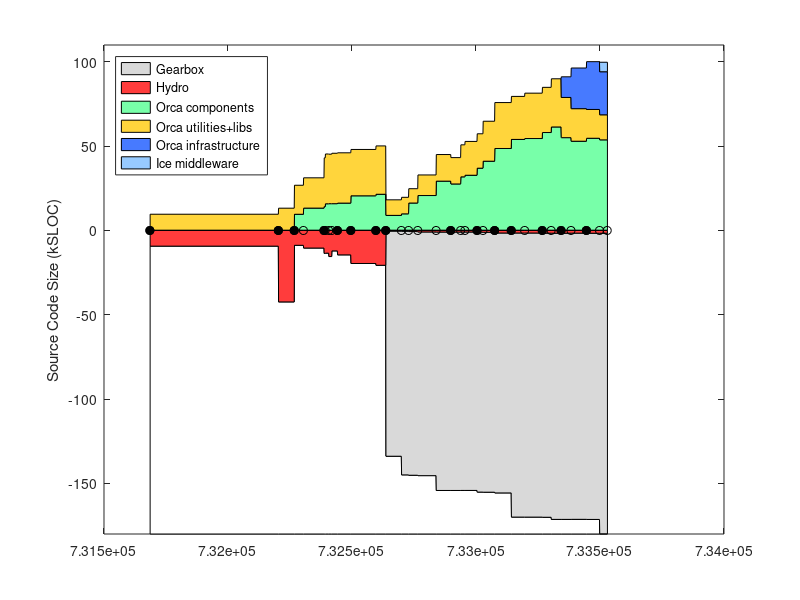

Write MATLAB code to recreate this figure. (Note: this script raises an error after producing the figure.)
% keep track of orca project size using sloccount
clear all

%%%%%%%%%% DATA %%%%%%%%%%%%%%%%%%%%

% include/* except: include/{Freeze IceSSL IcePatch2}
% src/{Ice Slice IceGrid icecpp IceStorm slice2cpp IceUtil IceBox IceXML}
%  Sice212 = [
%  (7842-1000) + (22093+18419+11499+10568+4392+4200+4252+567+316)
%  ];
%  Sice301 = [
%  (8164-1000) + (23018+19384+19169+10596+4479+4343+4308+622+319)
%  ];
% same as above, but now also add Java:
% src/{IceInternal Ice IceUtil IceBox}
%  Sice310 = [
%  (8810-1200) + (24275+20494+22689+10587+4569+4877+4770+667+319) + (13190+6915+1262+493)
%  ];
%  Sice311 = [
%  (8950-1275) + (24511+20505+22898+10590+4600+4884+4782+683+323) + (13266+6929+1262+504)
%  ];

% it's much easier to count the whole of Ice (we use most of it anyway)
% sloccount include/ src/
% (this does not account for .ice files in [ice]/slice/* but it's a small fraction of total)
Sice212 = 133523;
Sice301 = 144513;
Sice310 = 153243;
Sice311 = 154145;
Sice320 = 168475;
Sice321 = 169725;
Sice330 = 1.05*Sice321;

% indeces
iyy=1;
imm=2;
idd=3;
iver=4;
isub=5;
ibase=6;
icomp=7;
iutil=8;
iad=9;
icrp=10;

% the old way to count lines in *.ice files:
% rename them to *.cpp like this:
% $cd src/interfaces/slice/orca; for file in *; do mv $file `echo $file | sed s/.ice/.cpp/`; done
Sorca = [ ...
% YY    MM  DD  ?   SUB     BASE    COMP   UTILS   A&D  COMMON  VERSION
% 0.8.6: a single distro, divide in halves arbitrarily
2003     4  14  1   0       18930/2 18930/2  0      0   0    % 0.8.6 (last change in doc/ChangeLog
% BASE: orca-base
% COMP: sloccount orca-components/src/components
% UTIL: slocc orca-components/src/util
2004     9  13  1   0       42543   13047   0       0   0   % 0.11.0
2004    11  16  1   0       8963    17208   9441    0   0   % 0.12.0
2004    12  23  0   0       10596   17965   13094   0   0   % 0.12.1
2005     3  16  1   0       13767   28881   14005   0   0   % 0.13.0
2005     3  21  0   0       13620   29524   15665   0   0   % 0.13.1
2005     4   4  0   0       15630   29345   15727   0   0   % 0.13.2
2005     4  16  0   0       12283   29897   15724   0   0   % 0.13.3
2005     5   9  1   0       14639   29838   16056   0   0   % 0.14.0
2005     7   2  1   0       19751   27479   20395   0   0   % 0.15.0
2005    10  11  1   0       20818   28675   21303   0   0   % 1.0.0
% BASE: c_ount src/interfaces/slice/orca/*.ice
% COMP: sloccount src/components
% UTIL: sloccount src/utils
2005    11  20  1   Sice212 530    9226         8781        0    0   % 2.0.0-rc1
2006     1  22  0   Sice301 596    9801         9695        0    0   % 2.0.0-rc2
% UTIL-IN-COMP: sloccount components/log* 
% COMP: sloccount components MINUS UTIL-IN-COMP
% UTIL: sloccount utils PLUS UTIL-IN-COMP
2006     2  20  0   Sice301 813    9867-1372    14734+1372  0    0  % 2.0.0-rc3
% UTIL-IN-COMP: sloccount components/orcaview* components/log*
2006     3  29  0   Sice301 1052   14625-2421   18131+2421  0    0  % 2.0.0-rc4
2006     6  11  0   Sice310 1116   19999-4215   24867+4215  0    0  % 2.0.0-rc5  
2006     8   9  1   Sice310 1116   19979-4348   23066+4348  0    0  % 2.0.0
2006     9  18  0   Sice310 1094   19317-329    31304+329   0    0  % 2.0.1
2006    10   5  0   Sice310 1094   20384-329    32255+329   0    0  % 2.0.2
2006    11  23  1   Sice311 1178   21408-1001   35768+1001  0    0  % 2.1.0
% BASE: c_count src/interfaces/slice/orca/*.ice
% COMP: sloccount src/components
% UTIL: sloccount src/utils src/libs
2006    12  17  0   Sice311 1240    23701   40914  0     0 % 2.1.1
2007     2   2  1   Sice311 1671    27238   48446  0     0 % 2.2.0
2007     4  10  1   Sice320 1671    25512   53828  0     0 % 2.3.0
2007     6   3  0   Sice320 1682    26905   54359  0     0 % 2.4.0
2007     8  13  1   Sice320 1772    26795   57918  0     0 % 2.5.0
2007     9  18  0   Sice321 1787    28573   61216  0     0 % 2.6.0
% A&D: Hydro: sloccount src
% YY    MM  DD  ?   SUB     BASE    COMP    UTILS  A&D   COMMON VERSION
2007    10  28  1   Sice321 1787    23840   54879  12251  0     % 2.7.0
2007    12   7  0   Sice321 1750    19312   52762  24104  0     % 2.8.0
2008     2   7  1   Sice321 1811    17083   54520  28341  0     % 2.9.0
2008     3  31  0   Sice330 1811    14857   53578  29217-3683  5630  % 2.10.0
];
Vorca ={'0.8.6', '0.11.0', '0.12.0', '0.12.1', '0.13.0', '0.13.1', '0.13.2', '0.13.3', '0.14.0', '0.15.0', '1.0.0', ...
    '2.0.0-rc1', '2.0.0-rc2', '2.0.0-rc3', '2.0.0-rc4', '2.0.0-rc5', '2.0.0', '2.0.1', '2.0.2', '2.1.0', '2.1.1', ...
    '2.2.0', '2.3.0', '2.4.0', '2.5.0', '2.6.0', '2.7.0', '2.8.0', '2.9.0', '2.10.0' }';

% add a dummy release just for display
Sorca(end+1,:) = Sorca(end,:);
Sorca(end,imm) = Sorca(end,imm)+1;
Sorca(end,iver) = 0;
Vorca{end+1} = 'dummy';

% convert dates
Torca = datenum(Sorca(:,iyy),Sorca(:,imm),Sorca(:,idd));

% 2nd digit releases
i2 = (Sorca(:,iver)==1);
Torca2 = Torca(i2);
Vorca2 = Vorca(i2);

% for comparison, ASN
%  Sasn = 90433;

Sgenom = [
% YY    MM  DD  ? SUB   BASE    COMP    UTIL    VERSION
% SUB : cd pocolibs-2.3; sloccount include src
% BASE: cd genom-2.0; sloccount include src
% COMP: 0
% UTIL: 0 
2007    8   31  1  9786    11368   0   0       % 2.0
];

Splayer = [ 
% YY    MM  DD  ?   SUB     BASE                COMP       UTIL  VERSION
% BASE: (server-drivers)+client_libs
% COMP: drivers + utils
2002    12 04   1  0    (17331-12037)+9188      12037+2685 0    % 1.3.1
2003    7  15   1  0    (30452-24334)+12458     24334+3064 0    % 1.4-rc1
2003    12 07   1  0    (37378-30947)+13110     30947+9633 0    % 1.4-rc2
2004    5  31   1  0    (49225-42643)+13664     42643+3550 0    % 1.5
2004    11 12   1  0    (50758-43190)+13545     43190+4479 0    % 1.6
2005    1  31   0  0    (52069-44517)+13576     44517+4662 0    % 1.6.2
2005    7  28   0  0    (53348-45686)+14300     45686+5188 0    % 1.6.5
% BASE: (libplayercore-./bindings) + client_libs + (libplayertcp-./bindings)
% note: libplayerxdr is autogenerated
% COMP: server + utils
2005    10 25   0  0    (4866-0)+7560+(1391-0)  46474+5725  0   % 2.0pre7
% SUB : 0
% BASE: sloccount libplayercore client_libs libplayertcp 
%           MINUS sloccount libplayercore/bindings/ libplayertcp/bindings
% note: libplayerxdr is autogenerated
% COMP: sloccount server 
% UTIL: sloccount utils PLUS stage/src
2006    2  28   1  0    63992-47749-1291        54704       0     % 2.0.0
2006    3  25   1  0    65606-48912-1291        53033       0     % 2.0.1
2006    6   9   1  0    69083-51546-1319        61421       0     % 2.0.2
2006    9  26   1  0    69388-51546-1319        64088       13606       % 2.0.3
2007    5   2   1  0    69602-51686-1359        58396       9589+13606  % 2.0.4
2007   12  13   1  0    34980-2039              74385       11417+15464 % 2.1.0rc1
];
Tplayer = datenum(Splayer(:,1),Splayer(:,2),Splayer(:,3));

Saria = [
% YY    MM  DD  ? SUB   BASE    COMP    UTIL    VERSION
% SUB : 0
% BASE: sloccount ArNetworking/include/ ArNetworking/src/
% COMP: sloccount include src
% UTIL: 0 
2007    2   20  1  0    15854   45965   0       % 2.5.1
];

Scarmen = [
% YY    MM  DD  ?   SUB     BASE    COMP                    UTIL   VERSION
% SUB : cd src; sloccount ipc
% BASE: sloccount carmenpp global java python
% COMP: sloccount src MINUS all other
% UTIL: sloccount logger logtools mapeditor param_daemon robotgui simulator 
2007    8   15  1  24965    12032   107745-24965-12032-19629  19629   % 0.6.7
];

Sorocos = [
% YY    MM  DD  ?   SUB     BASE    COMP                        UTIL   VERSION
% SUB : cd ACE_wrappers; sloccount ace PLUS sloccount TAO/tao/
% BASE: ?
% LIBS: sloccount orocos-bfl-[VERSION]-src/src PLUS sloccount kdl-[VERSION]/kdl
% COMP: sloccount orocos-rtt-[VERSION]/src PLUS cd orocos-ocl-[VERSION]; sloccount hardware motion_control
% UTIL: cd orocos-ocl-[VERSION]; sloccount taskbrowser signals deployment reporting viewer ocl 
2007    8   15  1  160300+237011   0   (7767+12865)+(48971+20068)    5104   % ace-5.5, tao-1.5, rtt-1.2.1, bfl-0.6.1, kdl-0.4, ocl-0.4.1
];

Syarp = [
% YY    MM  DD  ?   SUB  BASE     COMP       UTIL   VERSION
% SUB : 0
% BASE: sloccount libYARP_OS libYARP_OS_compat
% COMP: sloccount yarpdev libYARP_dev libYARP_math libYARP_sig libYARP_sig_compat 
% UTIL: sloccount yarp-imageviewer modules
2007    7   26  1  0     21633   23528    1613   % 2.1.6
];

% YY    MM  DD  ?   SUB  BASE     COMP       UTIL
% SUB : 0
% BASE: 0
% COMP: sloccount . (matlab files will not be counted)
% UTIL: 0
Sopenslam = [
2007    8   16  1   0    0        23719      0
];

%%%%%%%%%% PLOTTING %%%%%%%%%%%%%%%%%%%%

Smax = 180;
d0 = [Torca Torca+1]'; d0=d0(:); d0(1)=[];
d1 = Smax-Sorca(:,isub)-Sorca(:,ibase); d1 = [d1 d1]'; d1=d1(:); d1(end)=[];
d2 = Sorca(:,isub); d2 = [d2 d2]'; d2=d2(:); d2(end)=[];
d3 = Sorca(:,ibase); d3 = [d3 d3]'; d3=d3(:); d3(end)=[];
d4 = Sorca(:,icomp); d4 = [d4 d4]'; d4=d4(:); d4(end)=[];
d5 = Sorca(:,iutil); d5 = [d5 d5]'; d5=d5(:); d5(end)=[];
d6 = Sorca(:,iad); d6 = [d6 d6]'; d6=d6(:); d6(end)=[];
d7 = Sorca(:,icrp); d7 = [d7 d7]'; d7=d7(:); d7(end)=[];

figure(1), clf
ha=area( d0, [d1 d2 d3 d5 d4 d6 d7]/1e3, -Smax ); hold on
plot( Torca, 0*Torca, 'k-o' )
h2=plot( Torca2, 0*Torca2, 'ko' );
set(h2,'markerfacecolor','k')
ylabel('Source Code Size (kSLOC)')

% colors
white = 1*[1 1 1];
gray = .85*[1 1 1];
red = min(255,[255 0 0]+60)/255;
orange = min(255,[255 153 0]+60)/255;
green = min(255,[60 255 109]+60)/255;
dblue = min(255,[51 102 255]+20)/255;
lblue = min(255,[51 102 255]+100)/255;

set(ha(1),'facecolor', white);
set(ha(2),'facecolor', gray);
set(ha(3),'facecolor', red);
set(ha(4),'facecolor', green);
set(ha(5),'facecolor', orange);
set(ha(6),'facecolor', dblue);
set(ha(7),'facecolor', lblue);
ha(1)=[];
legend(fliplr(ha),'Gearbox','Hydro','Orca components','Orca utilities+libs','Orca infrastructure','Ice middleware', 'Location','NorthWest')
%  xlim(datenum([2004;2005],[7;7],[1;1]) )
ylim([-Smax 110])
ax=axis;
%  xlim( [ax(1) datenum([2006 12 31])] )
ax=axis;
% label releases
mark('x', Torca2 )
i2odd = (1:2:length(Torca2));
ht = text(Torca2(i2odd)+5,.04*ax(4)*ones(length(i2odd),1),Vorca2(i2odd));
set(ht,'fontsize',8)
i2even = (2:2:length(Torca2));
ht = text(Torca2(i2even)+5,.08*ax(4)*ones(length(i2even),1),Vorca2(i2even));
set(ht,'fontsize',8)
datetick( 'x', 12 )
hp = plot( Tplayer, -Splayer(:,ibase)/1e3, 'k--o', Tplayer, Splayer(:,icomp)/1e3, 'k--o' );
set(hp, 'color', .5*[1 1 1] )
hpt = text( Tplayer(2), -Splayer(2,ibase)/1e3-8, 'Player infrastructure');
set(hpt, 'color', .5*[1 1 1] )
hpt = text( Tplayer(2), (Splayer(2,icomp)+Splayer(2,iutil))/1e3-5, 'Player "components+utils"');
set(hpt, 'color', .5*[1 1 1] )
%mark('y', Dasn(1,1)/1e3 );
%text( datenum([2003 5 1]), Dasn(1,1)/1e3, 'ASN')
xlabel('Releases')
title('http://orca-robotics.sf.net')

ht=text(datenum(2003,7,1),-Smax+15, '*   generated using David A. Wheeler`s SLOCCount' );
set(ht,'fontsize',8)
ht=text(datenum(2003,7,1),-Smax+5, '** see data in [ORCA]/scripts/matlab/sloccount/slocs.m' );
set(ht,'fontsize',8)

xlim( [ax(1) datenum([2008 6 1])] )
